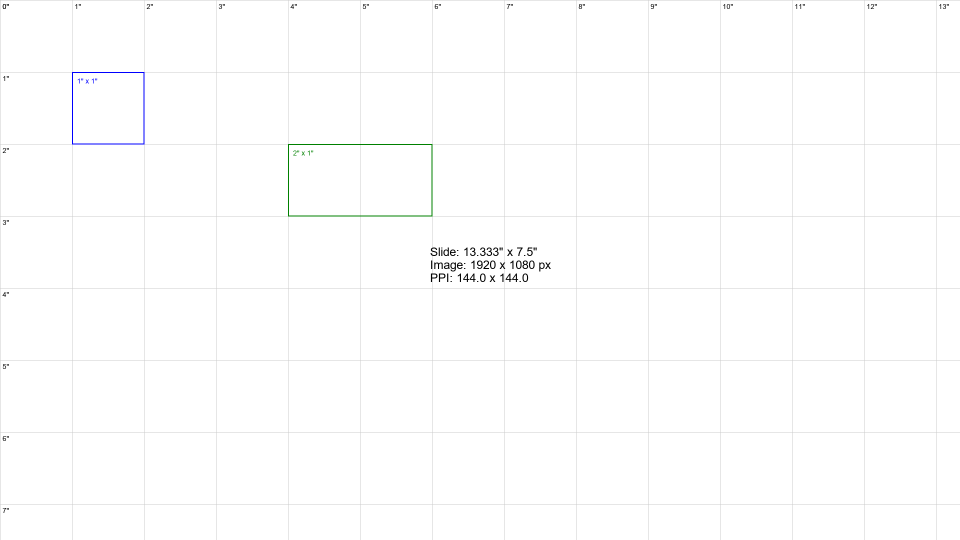
#> input picture calibration_reference.png, 1920 x 1080 px (shown at 1/2 size)
$ python -i image_preprocessor.py   (imports and definitions only)
#> lines starting #> are read from the running program, lines starting #| are printed output that depends on the picture
"""
Image Preprocessing Module for Vision-Based Slide Analysis

Optimizes images for LLM vision models with:
- Measurement grid overlay for calibration
- Contrast/brightness normalization
- Optimal resolution scaling
- Edge detection for shape boundaries
- Color analysis preprocessing
"""

import io
import logging
from pathlib import Path
from typing import Optional, Tuple, Dict, Any
from dataclasses import dataclass

import numpy as np
from PIL import Image, ImageDraw, ImageFont, ImageEnhance, ImageFilter

logger = logging.getLogger(__name__)

# Standard PowerPoint dimensions
SLIDE_WIDTH_INCHES = 13.333
SLIDE_HEIGHT_INCHES = 7.5
OPTIMAL_WIDTH_PX = 1920  # Optimal for vision models
OPTIMAL_HEIGHT_PX = 1080


@dataclass
class PreprocessingConfig:
    """Configuration for image preprocessing."""
    add_grid: bool = True
    grid_spacing_inches: float = 1.0
    grid_color: str = "#FF000040"  # Semi-transparent red
    grid_label_color: str = "#FF0000"

    add_rulers: bool = True
    ruler_color: str = "#333333"
    ruler_text_color: str = "#000000"

    normalize_contrast: bool = True
    target_contrast: float = 1.2

    normalize_brightness: bool = True
    target_brightness: float = 1.0

    add_edge_overlay: bool = False
    edge_color: str = "#00FF0080"  # Semi-transparent green

    scale_to_optimal: bool = True
    optimal_width: int = OPTIMAL_WIDTH_PX
    optimal_height: int = OPTIMAL_HEIGHT_PX

    output_format: str = "PNG"
    output_quality: int = 95


class ImagePreprocessor:
    """
    Preprocesses slide images for optimal LLM vision analysis.
    """

    def __init__(self, config: Optional[PreprocessingConfig] = None):
        """Initialize preprocessor with configuration."""
        self.config = config or PreprocessingConfig()
        self._font = None

    def _get_font(self, size: int = 12) -> ImageFont.FreeTypeFont:
        """Get a font for drawing text."""
        try:
            return ImageFont.truetype("arial.ttf", size)
        except:
            try:
                return ImageFont.truetype("DejaVuSans.ttf", size)
            except:
                return ImageFont.load_default()

    def preprocess(
        self,
        image_path: Path,
        output_path: Optional[Path] = None,
        config: Optional[PreprocessingConfig] = None
    ) -> Tuple[Path, Dict[str, Any]]:
        """
        Preprocess an image for vision analysis.

        Args:
            image_path: Path to the source image
            output_path: Optional output path (defaults to temp file)
            config: Optional override configuration

        Returns:
            Tuple of (output_path, preprocessing_metadata)
        """
#> called with image_path = '../calibration_reference.png'
        cfg = config or self.config
        image_path = Path(image_path)

        if not image_path.exists():
            raise FileNotFoundError(f"Image not found: {image_path}")

        # Load image
        img = Image.open(image_path)
#> img is the input picture: PIL image 1920x1080 RGB; mean R, G, B 253.5, 253.6, 253.6
        original_size = img.size
#> original_size = (1920, 1080)

        # Convert to RGB if necessary
        if img.mode != 'RGB':
            img = img.convert('RGB')

        metadata = {
            "original_size": original_size,
            "original_path": str(image_path),
            "preprocessing_applied": []
        }

        # Scale to optimal resolution
        if cfg.scale_to_optimal:
            img = self._scale_image(img, cfg.optimal_width, cfg.optimal_height)
            metadata["preprocessing_applied"].append("scaled_to_optimal")
            metadata["scaled_size"] = img.size

        # Normalize contrast
        if cfg.normalize_contrast:
            img = self._normalize_contrast(img, cfg.target_contrast)
            metadata["preprocessing_applied"].append("contrast_normalized")

        # Normalize brightness
        if cfg.normalize_brightness:
            img = self._normalize_brightness(img, cfg.target_brightness)
            metadata["preprocessing_applied"].append("brightness_normalized")

        # Add edge overlay
        if cfg.add_edge_overlay:
            img = self._add_edge_overlay(img, cfg.edge_color)
            metadata["preprocessing_applied"].append("edge_overlay")

        # Add measurement grid
        if cfg.add_grid:
            img = self._add_measurement_grid(
                img,
                cfg.grid_spacing_inches,
                cfg.grid_color,
                cfg.grid_label_color
            )
            metadata["preprocessing_applied"].append("measurement_grid")

        # Add rulers
        if cfg.add_rulers:
            img = self._add_rulers(img, cfg.ruler_color, cfg.ruler_text_color)
            metadata["preprocessing_applied"].append("rulers")

        # Determine output path
        if output_path is None:
            output_path = image_path.parent / f"{image_path.stem}_preprocessed.png"

        # Save
        img.save(output_path, cfg.output_format, quality=cfg.output_quality)
        metadata["output_path"] = str(output_path)
        metadata["output_size"] = img.size

        logger.info(f"Preprocessed image saved to: {output_path}")
        return output_path, metadata

    # [51 lines left out: function preprocess_for_comparison, not called in this run]

    def _scale_image(
        self,
        img: Image.Image,
        target_width: int,
        target_height: int
    ) -> Image.Image:
        """Scale image while maintaining aspect ratio."""
#> called with target_width = 1920, target_height = 1080
        # Calculate scaling factor
        width_ratio = target_width / img.width
#> width_ratio = 1
        height_ratio = target_height / img.height
#> height_ratio = 1
        ratio = min(width_ratio, height_ratio)
#> ratio = 1

        new_width = int(img.width * ratio)
#> new_width = 1920
        new_height = int(img.height * ratio)
#> new_height = 1080

        return img.resize((new_width, new_height), Image.Resampling.LANCZOS)

    def _normalize_contrast(self, img: Image.Image, factor: float) -> Image.Image:
        """Normalize image contrast."""
#> called with factor = 1.2
        enhancer = ImageEnhance.Contrast(img)
        return enhancer.enhance(factor)

    def _normalize_brightness(self, img: Image.Image, factor: float) -> Image.Image:
        """Normalize image brightness."""
        enhancer = ImageEnhance.Brightness(img)
        return enhancer.enhance(factor)

    # [27 lines left out: function _add_edge_overlay, not called in this run]

    def _add_measurement_grid(
        self,
        img: Image.Image,
        spacing_inches: float,
        grid_color: str,
        label_color: str
    ) -> Image.Image:
        """Add a measurement grid overlay."""
#> called with spacing_inches = 1, grid_color = '#FF000040', label_color = '#FF0000'
        # Calculate pixels per inch
        ppi_x = img.width / SLIDE_WIDTH_INCHES
#> ppi_x = 144
        ppi_y = img.height / SLIDE_HEIGHT_INCHES
#> ppi_y = 144

        # Create overlay
        overlay = Image.new('RGBA', img.size, (0, 0, 0, 0))
#> overlay: PIL image 1920x1080 RGBA; every value is 0
        draw = ImageDraw.Draw(overlay)

        # Parse colors
        grid_rgba = self._parse_color(grid_color)

        # Draw vertical lines
        x = 0
        inch = 0
        while x < img.width:
            x = int(inch * ppi_x)
            if x < img.width:
                draw.line([(x, 0), (x, img.height)], fill=grid_rgba, width=1)
            inch += spacing_inches
#> after the loop, inch = 15

        # Draw horizontal lines
        y = 0
        inch = 0
        while y < img.height:
            y = int(inch * ppi_y)
            if y < img.height:
                draw.line([(0, y), (img.width, y)], fill=grid_rgba, width=1)
            inch += spacing_inches
#> after the loop, inch = 9

        # Composite
        result = img.convert('RGBA')
        result = Image.alpha_composite(result, overlay)
        return result.convert('RGB')

    def _add_rulers(
        self,
        img: Image.Image,
        ruler_color: str,
        text_color: str
    ) -> Image.Image:
        """Add rulers to the edges of the image."""
#> called with ruler_color = '#333333', text_color = '#000000'
        ruler_height = 25
        ruler_width = 25

        # Create new image with space for rulers
        new_width = img.width + ruler_width
#> new_width = 1945
        new_height = img.height + ruler_height
#> new_height = 1105

        result = Image.new('RGB', (new_width, new_height), color='white')
#> result: PIL image 1945x1105 RGB; every value is 255
        result.paste(img, (ruler_width, ruler_height))
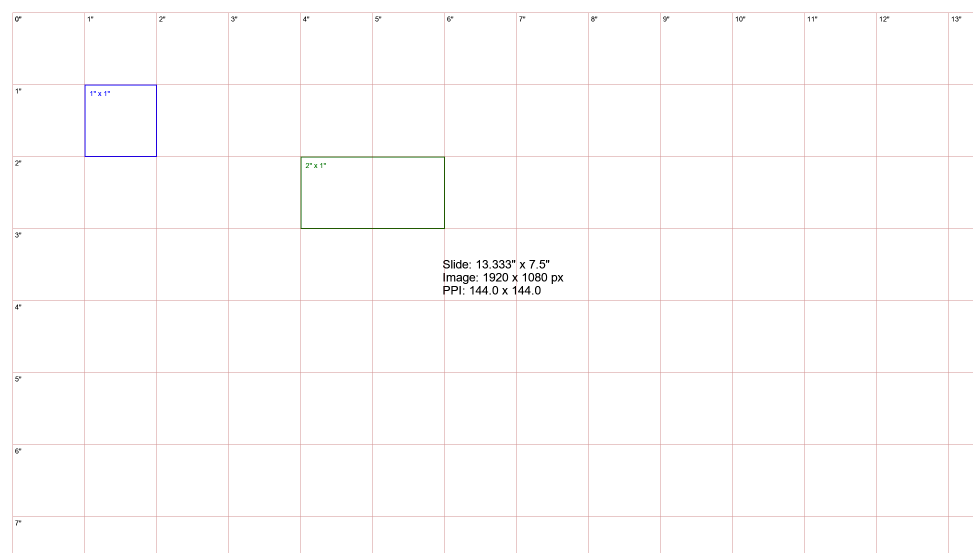
#> result: PIL image 1945x1105 RGB (shown at 1/2 size); mean R, G, B 253.6, 252.8, 252.8

        draw = ImageDraw.Draw(result)
        font = self._get_font(10)

        # Calculate pixels per inch
        ppi_x = img.width / SLIDE_WIDTH_INCHES
#> ppi_x = 144
        ppi_y = img.height / SLIDE_HEIGHT_INCHES
#> ppi_y = 144

        # Draw horizontal ruler (top)
        for inch in range(int(SLIDE_WIDTH_INCHES) + 1):
            x = ruler_width + int(inch * ppi_x)
            # Major tick
            draw.line([(x, 0), (x, ruler_height - 5)], fill=ruler_color, width=1)
            # Label
            draw.text((x + 2, 2), f"{inch}\"", fill=text_color, font=font)

            # Minor ticks (0.5 inch)
            if inch < SLIDE_WIDTH_INCHES:
                x_half = ruler_width + int((inch + 0.5) * ppi_x)
                draw.line([(x_half, ruler_height - 10), (x_half, ruler_height - 5)],
                         fill=ruler_color, width=1)

        # Draw vertical ruler (left)
        for inch in range(int(SLIDE_HEIGHT_INCHES) + 1):
            y = ruler_height + int(inch * ppi_y)
            # Major tick
            draw.line([(0, y), (ruler_width - 5, y)], fill=ruler_color, width=1)
            # Label
            draw.text((2, y + 2), f"{inch}\"", fill=text_color, font=font)

            # Minor ticks
            if inch < SLIDE_HEIGHT_INCHES:
                y_half = ruler_height + int((inch + 0.5) * ppi_y)
                draw.line([(ruler_width - 10, y_half), (ruler_width - 5, y_half)],
                         fill=ruler_color, width=1)

        return result

    # [36 lines left out: function _create_side_by_side, not called in this run]

    def _parse_color(self, color_str: str) -> Tuple[int, int, int, int]:
        """Parse color string to RGBA tuple."""
        color_str = color_str.lstrip('#')

        if len(color_str) == 6:
            r = int(color_str[0:2], 16)
            g = int(color_str[2:4], 16)
            b = int(color_str[4:6], 16)
            a = 255
        elif len(color_str) == 8:
            r = int(color_str[0:2], 16)
            g = int(color_str[2:4], 16)
            b = int(color_str[4:6], 16)
            a = int(color_str[6:8], 16)
        else:
            r, g, b, a = 128, 128, 128, 255

        return (r, g, b, a)

    # [182 lines left out: functions extract_colors, analyze_layout, create_calibration_image, preprocess_for_analysis, not called in this run]


# [16 lines not run here, left out]

>>> result = ImagePreprocessor().preprocess('../calibration_reference.png')

$ run again, on diffs/diff_original_vs_generated_v1.png
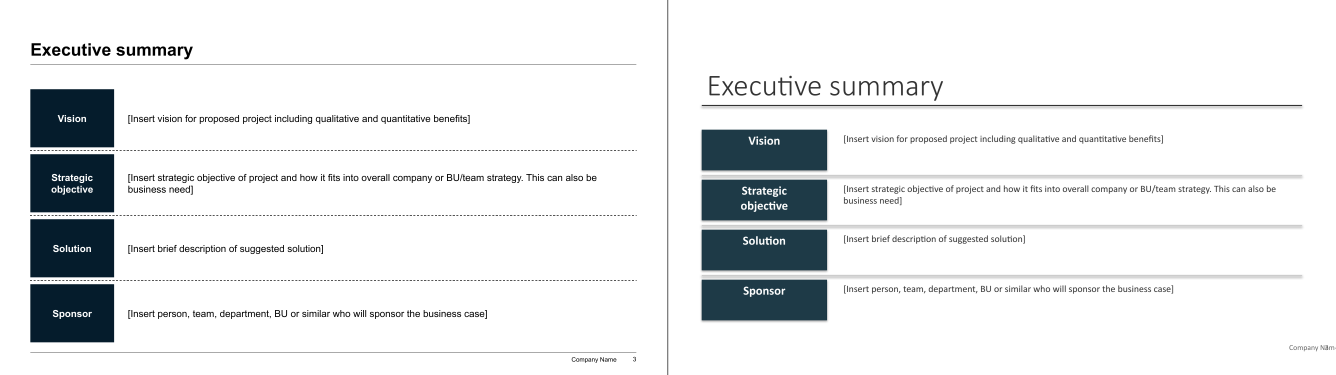
#> input picture diffs/diff_original_vs_generated_v1.png, 4006 x 1125 px (shown at 1/3 size)
#> in preprocess, img is the input picture: PIL image 4006x1125 RGB; mean R, G, B 231.6, 233.6, 234.7
#> in _normalize_contrast, `return enhancer.enhance(factor)`:
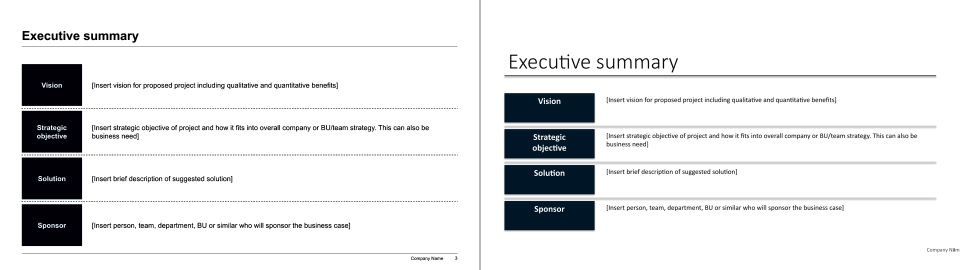
#> returned value: PIL image 1920x539 RGB (shown at 1/2 size); mean R, G, B 229.3, 230.2, 231.1
#> overlay: PIL image 1920x539 RGBA; every value is 0
#> after the loop in _add_measurement_grid, `while x < img.width:`: inch = 15
#> after the loop in _add_measurement_grid, `while y < img.height:`: inch = 9
#> in _add_rulers, `result.paste(img, (ruler_width, ruler_height))`:
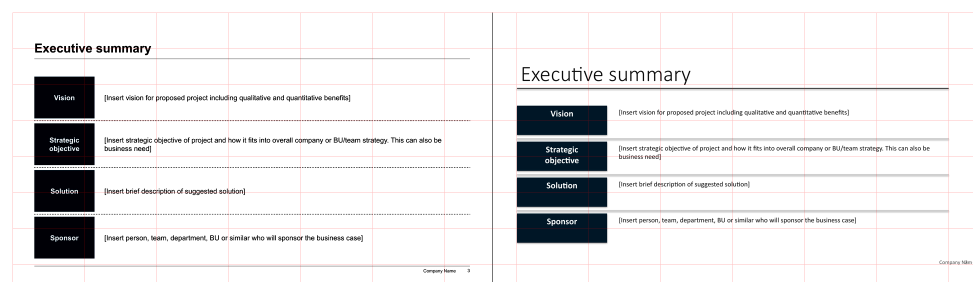
#> result: PIL image 1945x564 RGB (shown at 1/2 size); mean R, G, B 230.9, 230.4, 231.2
#> img: PIL image 1945x564 RGB

$ run again, on diffs/diff_original_vs_generated_v10.png
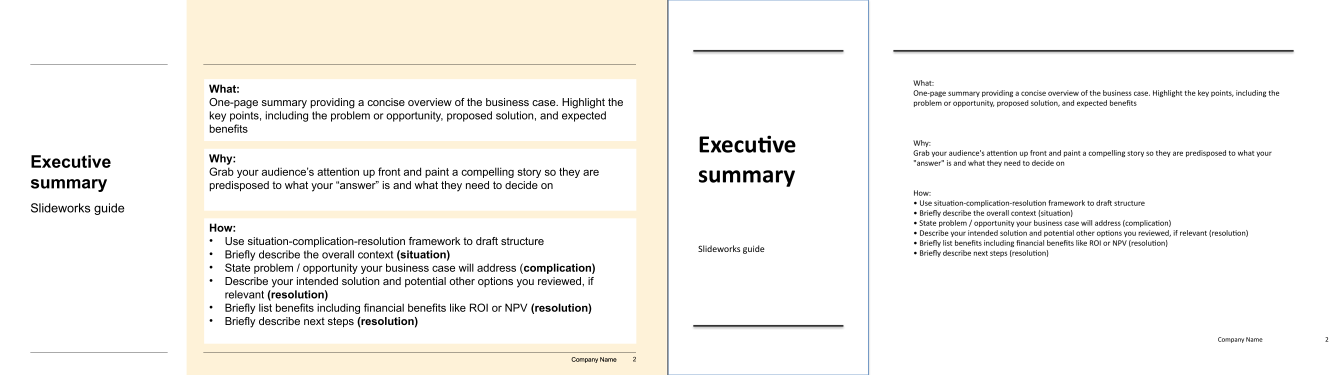
#> input picture diffs/diff_original_vs_generated_v10.png, 4006 x 1125 px (shown at 1/3 size)
#> in preprocess, img is the input picture: PIL image 4006x1125 RGB; mean R, G, B 246, 244.4, 240.7
#> in _scale_image, `return img.resize((new_width, new_height), Image.Resampling.LANCZOS)`:
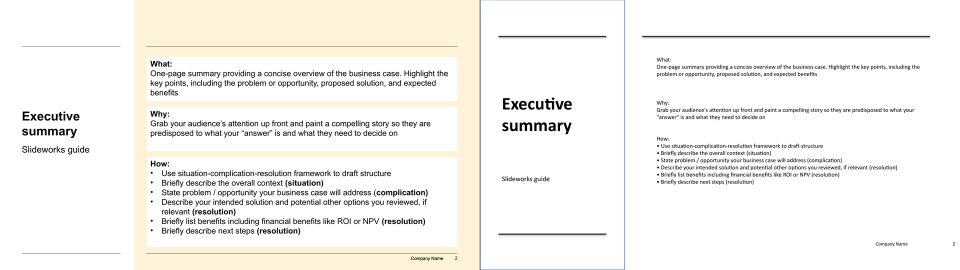
#> returned value: PIL image 1920x539 RGB (shown at 1/2 size); mean R, G, B 245.7, 244, 240.4
#> overlay: PIL image 1920x539 RGBA; every value is 0
#> after the loop in _add_measurement_grid, `while x < img.width:`: inch = 15
#> after the loop in _add_measurement_grid, `while y < img.height:`: inch = 9
#> in _add_rulers, `result.paste(img, (ruler_width, ruler_height))`:
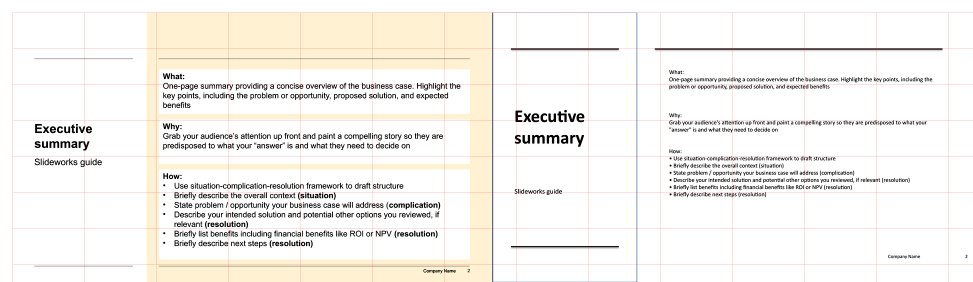
#> result: PIL image 1945x564 RGB (shown at 1/2 size); mean R, G, B 245.3, 242.2, 238.1
#> img: PIL image 1945x564 RGB
